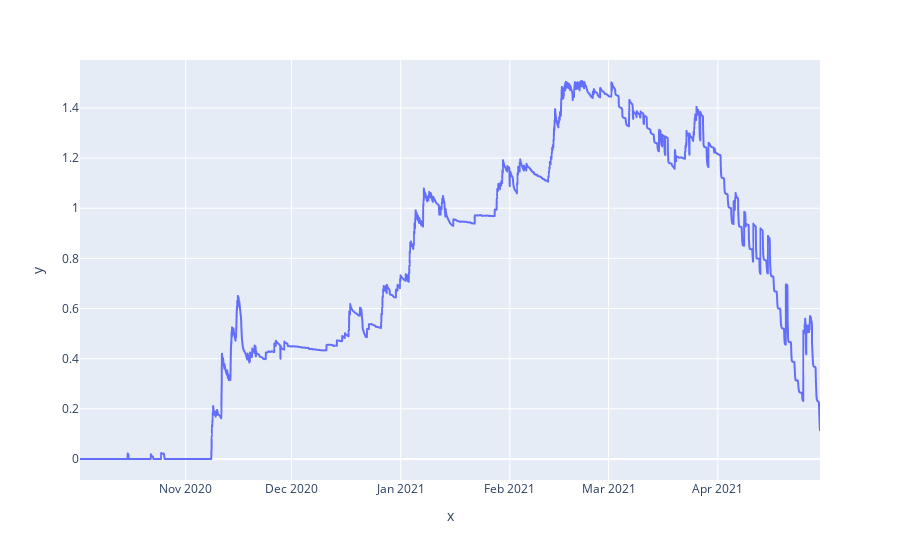

The notebook cell saved with this chart:
### Code cell
import json
import numpy as np
import pandas as pd
import plotly.express as px

fp = '../../modeling/output/SnowSchoolv1.temps.json'

# Opening JSON file
f = open(fp,)
 
# returns JSON object as
# a dictionary
data = json.load(f)
 
# Closing file
f.close()

res = np.zeros((len(data['profiles']),2))
i = 0
for r in data['profiles']:
    res[i,0]= pd.to_datetime(r['date']).timestamp()
    res[i,1] = (r['comments']['elements'][0]['layers'][-1]['top']/100)
    i += 1

df = pd.DataFrame(res, columns = ['timestamp','hs'])
df['date'] = pd.to_datetime(df['timestamp'], unit='s')
px.line(x = df.date, y = df.hs)

### Figure 1 — Plotly figure (JSON) as saved in the notebook; plotly's stock layout.template omitted (floating-point values rounded to 4 significant figures; data arrays with more than 128 entries replaced by an {"elided": "..."} marker saying what was removed)
{"data": [{"hovertemplate": "x=%{x}<br>y=%{y}<extra></extra>", "legendgroup": "", "line": {"color": "#636efa", "dash": "solid"}, "mode": "lines", "name": "", "showlegend": false, "type": "scattergl", "x": {"elided": "5041 str values"}, "xaxis": "x", "y": {"elided": "5041 float values"}, "yaxis": "y"}], "layout": {"legend": {"tracegroupgap": 0}, "margin": {"t": 60}, "xaxis": {"anchor": "y", "domain": [0, 1], "title": {"text": "x"}}, "yaxis": {"anchor": "x", "domain": [0, 1], "title": {"text": "y"}}}}
